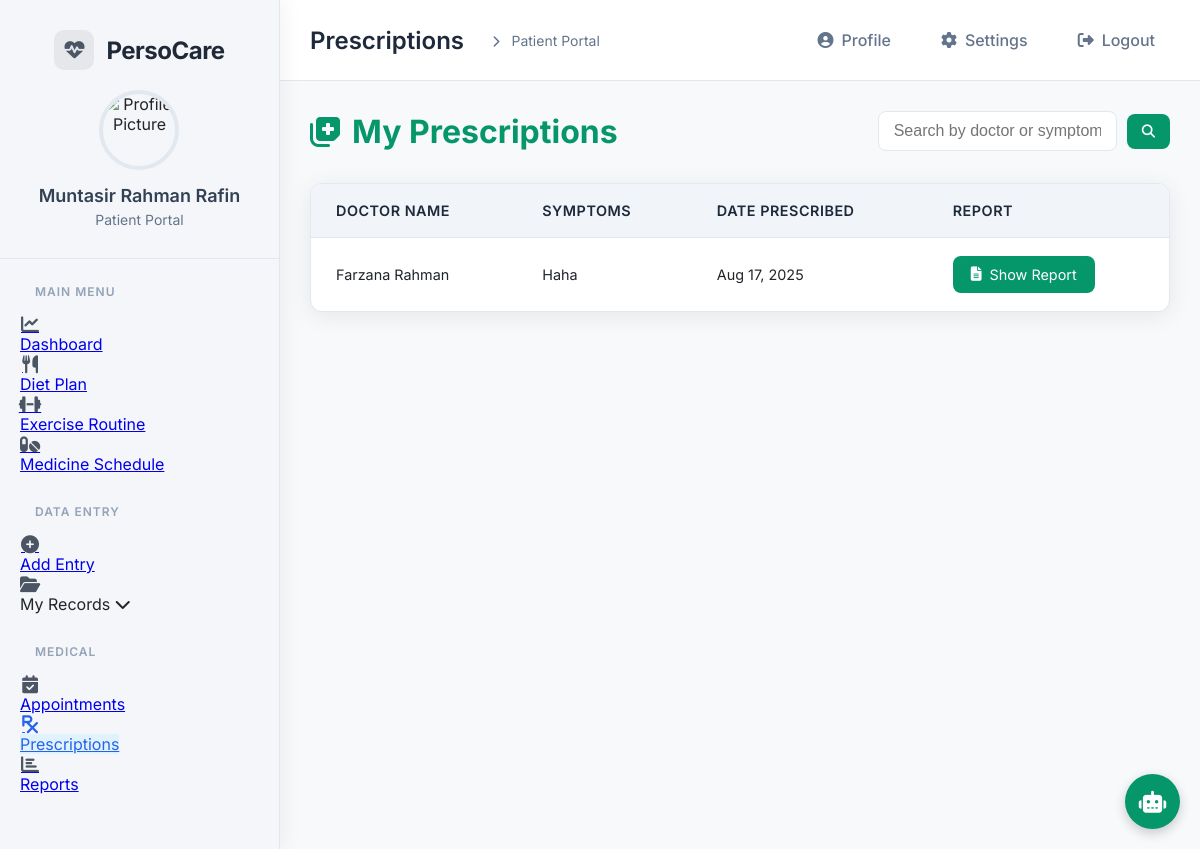
Page /Patient/patient_home.php?page=prescriptions (signed in) on the committed database.
### tables this page shows
CREATE TABLE `prescriptions` (
  `id` int(11) NOT NULL,
  `appointment_id` int(11) NOT NULL,
  `prescribed_at` timestamp NOT NULL DEFAULT current_timestamp()
);

CREATE TABLE `users` (
  `id` int(11) NOT NULL,
  `name` varchar(100) NOT NULL,
  `email` varchar(100) NOT NULL,
  `phone` varchar(20) NOT NULL,
  `dob` date NOT NULL,
  `gender` enum('Male','Female') NOT NULL,
  `address` text NOT NULL,
  `role` enum('admin','patient','doctor','nutritionist','trainer') NOT NULL,
  `username` varchar(50) NOT NULL,
  `password` varchar(255) NOT NULL,
  `created_at` timestamp NOT NULL DEFAULT current_timestamp()
);

CREATE TABLE `appointments` (
  `id` int(11) NOT NULL,
  `patient_id` int(11) NOT NULL,
  `doctor_id` int(11) NOT NULL,
  `appointment_date` date NOT NULL,
  `appointment_time` time NOT NULL,
  `symptoms` text DEFAULT NULL,
  `appointment_status` enum('made','accepted','rejected','prescribed') DEFAULT 'made',
  `created_at` timestamp NOT NULL DEFAULT current_timestamp()
);

### Patient/patient_prescriptions.php (the view, shortened to what this page needs)
<?php
$patient_id = $_SESSION['user_id'];
$search_query = $_GET['search'] ?? '';
$sql = "SELECT
            p.id AS prescription_id,
            p.prescribed_at,
            u.name AS doctor_name,
            a.symptoms
        FROM
            prescriptions p
        JOIN
            appointments a ON p.appointment_id = a.id
        JOIN
            users u ON a.doctor_id = u.id
        WHERE
            a.patient_id = ?";
if (!empty($search_query)) {
    $sql .= " AND (u.name LIKE ? OR a.symptoms LIKE ?)";
    $search_param = "%" . $search_query . "%";
    $stmt = $conn->prepare($sql . " ORDER BY p.prescribed_at DESC");
    $stmt->execute([$patient_id, $search_param, $search_param]);
} else {
    $stmt = $conn->prepare($sql . " ORDER BY p.prescribed_at DESC");
    $stmt->execute([$patient_id]);
}
$prescriptions = $stmt->fetchAll(PDO::FETCH_ASSOC);
?>
<!DOCTYPE html>
<html lang="en">
<head>
    <link rel="stylesheet" href="https://cdnjs.cloudflare.com/ajax/libs/font-awesome/6.4.0/css/all.min.css">
</head>
<body>
<div class="main-content-container">
    <div class="page-header">
        <h1><i class="fas fa-notes-medical"></i> My Prescriptions</h1>
        <form action="" method="GET" class="search-container">
            <input type="text" name="search" placeholder="Search by doctor or symptoms..." value="<?php echo htmlspecialchars($search_query); ?>">
            <button type="submit"><i class="fas fa-search"></i></button>
        </form>
    </div>
    <div class="table-container">
        <?php if (!empty($prescriptions)): ?>
            <table class="prescription-table">
                <thead>
                    <tr>
                        <th>Doctor Name</th>
                        <th>Symptoms</th>
                        <th>Date Prescribed</th>
                        <th>Report</th>
                    </tr>
                </thead>
                <tbody>
                    <?php foreach ($prescriptions as $prescription): ?>
                        <tr>
                            <td><?php echo htmlspecialchars($prescription['doctor_name']); ?></td>
                            <td><?php echo htmlspecialchars($prescription['symptoms']); ?></td>
                            <td><?php echo htmlspecialchars(date('M d, Y', strtotime($prescription['prescribed_at']))); ?></td>
                            <td>
                                <a href="generate_prescription_report.php?id=<?php echo $prescription['prescription_id']; ?>"
                                   class="btn-report" target="_blank">
                                    <i class="fas fa-file-alt"></i> Show Report
                                </a>
                            </td>
                        </tr>
                    <?php endforeach; ?>
                </tbody>
            </table>
        <?php else: ?>
            <div class="no-records">
                <p><i class="fas fa-info-circle"></i> No prescriptions found.</p>
            </div>
        <?php endif; ?>
    </div>
</div>
</body>
</html>

### Patient/patient_home.php (style rules this page uses)
* { margin: 0; padding: 0; box-sizing: border-box; }
body { font-family: 'Inter', sans-serif; display: flex; min-height: 100vh; background: #f8f9fa; color: #212529; }

### Patient/patient_prescriptions.php (style rules this page uses)
.page-header { display: flex; justify-content: space-between; align-items: center; margin-bottom: 2rem; flex-wrap: wrap; }
.page-header h1 { color: #059669; font-size: 2rem; display: flex; align-items: center; gap: 10px; }
.search-container { display: flex; align-items: center; gap: 10px; }
.search-container input { padding: 10px 15px; border-radius: 8px; border: 1px solid #e2e8f0; font-size: 1rem; transition: all 0.3s ease; }
.search-container button { background: #059669; color: white; padding: 10px 15px; border: none; border-radius: 8px; cursor: pointer; transition: background 0.3s ease; }
.table-container { background: white; border-radius: 12px; box-shadow: 0 4px 25px rgba(0,0,0,0.08); overflow: hidden; border: 1px solid #e2e8f0; }
.prescription-table { width: 100%; border-collapse: collapse; font-size: 0.9rem; }
.prescription-table thead { background: #f1f5f9; color: #1e293b; text-align: left; }
.prescription-table th, .prescription-table td { padding: 18px 25px; border-bottom: 1px solid #e2e8f0; }
.prescription-table th { font-weight: 600; text-transform: uppercase; letter-spacing: 0.5px; }
.prescription-table tbody tr:last-child td { border-bottom: none; }
.btn-report { background: #059669; color: white; padding: 10px 18px; border: none; border-radius: 8px; text-decoration: none; display: inline-flex; align-items: center; gap: 8px; cursor: pointer; transition: background-color 0.3s ease; }

### rows in the picture
prescriptions: users.name "Farzana Rahman", appointment.symptoms "Haha", prescribed_at "Aug 17, 2025"

### other values in the picture
$_SESSION['name'] "Muntasir Rahman Rafin"
$page_titles[$page] "Prescriptions"
